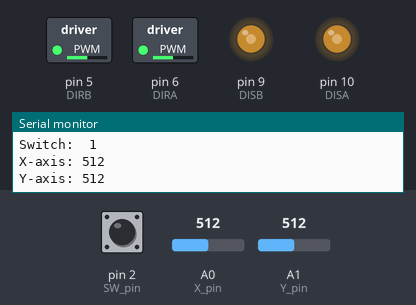
Simulated run of this sketch. Board: Arduino Uno, built with avr-gcc and run on an emulated ATmega328P. Shown: switched loads named in the sketch (green lamp = pin HIGH), output pins drawn as LEDs (lit = HIGH), the last lines printed to the serial monitor. The test bench sets the inputs (shaded band); at power-on: A0 (X_pin) = 512, A1 (Y_pin) = 512, pin 2 (SW_pin) HIGH.

Above: at 1.2 s.
1.3 s: A0 (X_pin) set to 716
At 2.5 s:
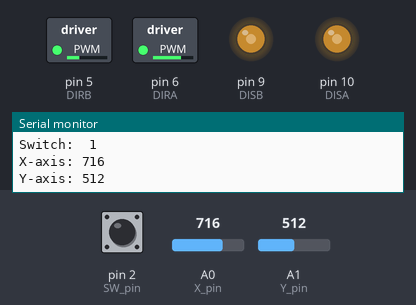
3.0 s: A1 (Y_pin) set to 716
At 3.7 s:
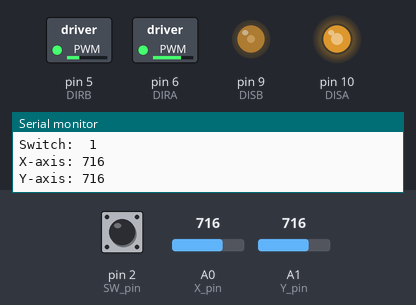
4.5 s: A0 (X_pin) set to 900
At 5.0 s:
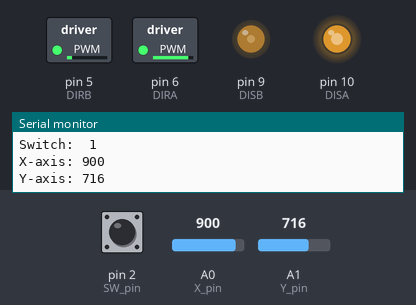
6.0 s: A1 (Y_pin) set to 900
At 6.3 s:
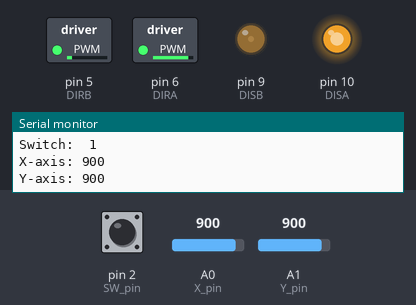
7.5 s: A0 (X_pin) set to 1023
At 8.7 s:
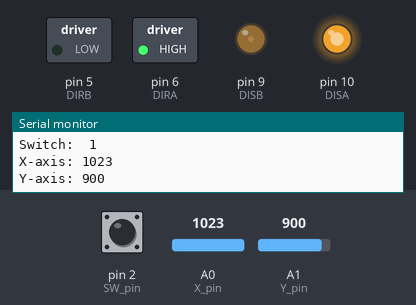
9.0 s: A1 (Y_pin) set to 1023
At 10.1 s:
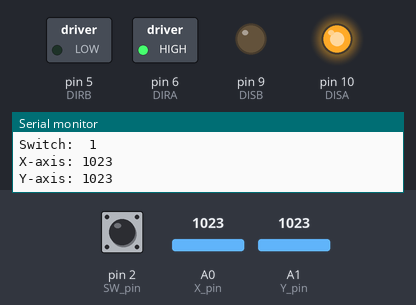
Timing chart, 0 to 11.5 s (numbered marks = the images above; inputs shaded):
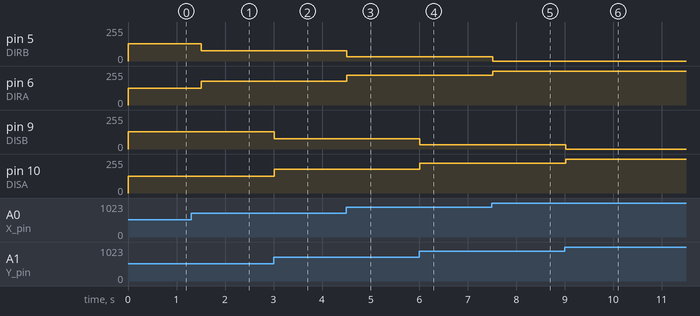

The sketch:

practica_10.4.ino
```cpp
#define ENABLE 3
#define DIRA 6
#define DIRB 5
#define ENABLI 11
#define DISA 10
#define DISB 9

// Joystick pin numbers
const int SW_pin = 2; // digital pin connected to switch output
const int X_pin = 0; // analog pin connected to X output
const int Y_pin = 1; // analog pin connected to Y output

int p1;
int p2;
int pwma1;
int pwma2;
int pwmb1;
int pwmb2;

void setup() {
  //pinMode(ENABLE,OUTPUT);
  pinMode(DIRA,OUTPUT);
  pinMode(DIRB,OUTPUT);
  //pinMode(ENABLI,OUTPUT);
  pinMode(DISA,OUTPUT);
  pinMode(DISB,OUTPUT);
  //el Joystick
  pinMode(SW_pin, INPUT);
  digitalWrite(SW_pin, HIGH);
  Serial.begin(9600);
  }

void loop() {
  //rebo els valors del Joystick
  //els mostro i emmagatzemo
  Serial.print("Switch:  ");
  Serial.print(digitalRead(SW_pin));
  Serial.print("\n");
  Serial.print("X-axis: ");
  Serial.print(analogRead(X_pin));
  p1=analogRead(X_pin);
  Serial.print("\n");
  Serial.print("Y-axis: ");
  Serial.println(analogRead(Y_pin));
  p2=analogRead(Y_pin);
  Serial.print("\n\n");

  //mapejo motor1
  pwma1 = map(p1, 0, 1023, 0, 255);
  pwma2 = map(p1, 0, 1023, 255, 0);
  //mapejo motor2
  pwmb1 = map(p2, 0, 1023, 0, 255);
  pwmb2 = map(p2, 0, 1023, 255, 0);

  //enviem el pwm a motor1
  analogWrite(DIRA,pwma1);
  analogWrite(DIRB,pwma2);
  //enviem el pwm a motor2
  analogWrite(DISA,pwmb1);
  analogWrite(DISB,pwmb2);

  delay(500);
  }
```

Measured:
- after the input at 1.3 s, pin 5 (DIRB): 128/255 → 77/255 after 0.21 s; pin 6 (DIRA): 127/255 → 178/255 after 0.21 s
- after the input at 3.0 s, pin 9 (DISB): 128/255 → 77/255 at once; pin 10 (DISA): 127/255 → 178/255 at once
- after the input at 4.5 s, pin 5 (DIRB): 77/255 → 31/255 at once; pin 6 (DIRA): 178/255 → 224/255 at once
- after the input at 6.0 s, pin 9 (DISB): 77/255 → 31/255 at once; pin 10 (DISA): 178/255 → 224/255 at once
- after the input at 7.5 s, pin 5 (DIRB): 31/255 → 0/255 at once; pin 6 (DIRA): 224/255 → 255/255 at once
- after the input at 9.0 s, pin 9 (DISB): 31/255 → 0/255 at once; pin 10 (DISA): 224/255 → 255/255 at once
